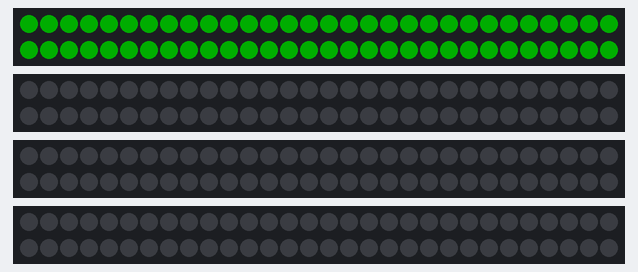
The sketch below on a simulated ATtiny85, built with avr-gcc and run on an emulated ATtiny85. Shown: 4 × 60 RGB LEDs in strip order, left to right, continuing on the next row. Dim RGB values are drawn brighter than linear.

Above: at 13.2 s.
At 18.97 s:
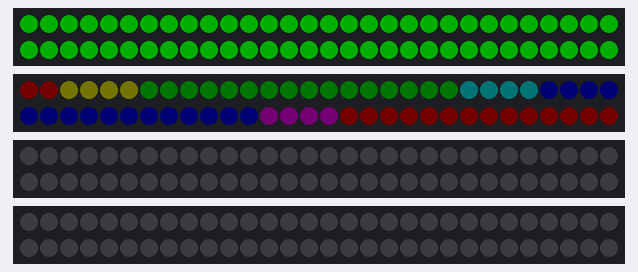
At 22.1 s:
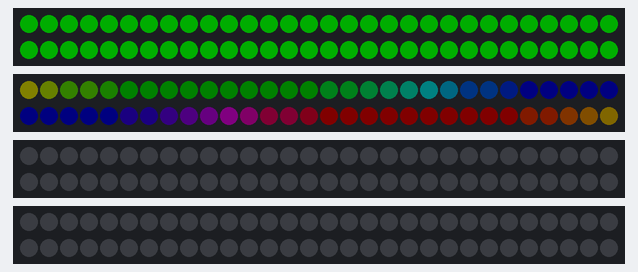
At 26.54 s:
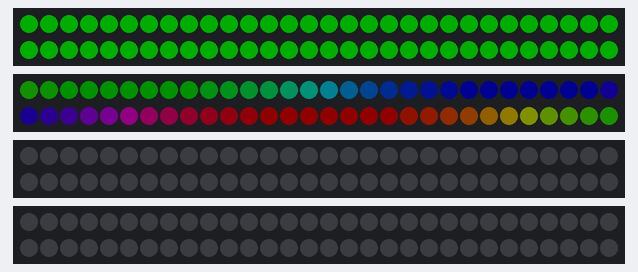
At 30.97 s:
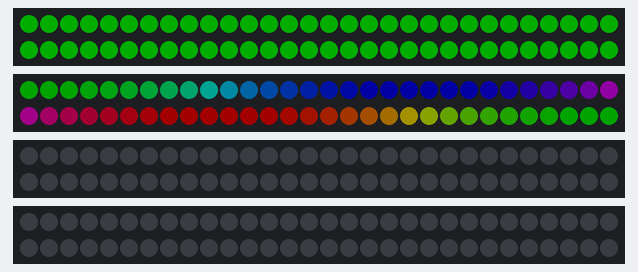
At 39.9 s:
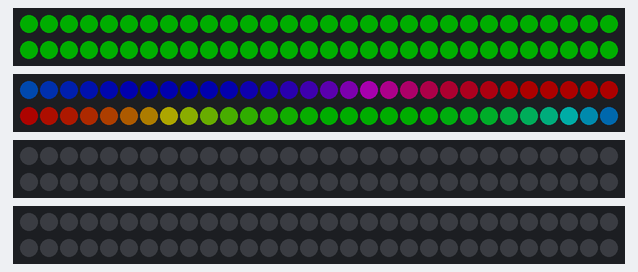

The sketch:

xmas_4string_adafruit_neopixel.ino
```cpp
#include <Adafruit_NeoPixel.h>
#include <Adafruit_NeoPixel.h>
#ifdef __AVR__
 #include <avr/power.h> // Required for 16 MHz Adafruit Trinket
#endif

// Which pin on the Arduino is connected to the NeoPixels?
// On a Trinket or Gemma we suggest changing this to 1:
#define PIN_NEO_PIXEL_1 0 // Arduino pin that connects to NeoPixel 1
#define PIN_NEO_PIXEL_2 5 // Arduino pin that connects to NeoPixel 2
#define PIN_NEO_PIXEL_3 1 // Arduino pin that connects to NeoPixel 3
#define PIN_NEO_PIXEL_4 2 // Arduino pin that connects to NeoPixel 4
#define NUM_PIXELS 60     // The number of LEDs (pixels) on each NeoPixel

Adafruit_NeoPixel strip1(NUM_PIXELS, PIN_NEO_PIXEL_1, NEO_GRB + NEO_KHZ800);
Adafruit_NeoPixel strip2(NUM_PIXELS, PIN_NEO_PIXEL_2, NEO_GRB + NEO_KHZ800);
Adafruit_NeoPixel strip3(NUM_PIXELS, PIN_NEO_PIXEL_3, NEO_GRB + NEO_KHZ800);
Adafruit_NeoPixel strip4(NUM_PIXELS, PIN_NEO_PIXEL_4, NEO_GRB + NEO_KHZ800);

// NeoPixel test program showing use of the WHITE channel for RGBW
// pixels only (won't look correct on regular RGB NeoPixel strips).

// How many NeoPixels are attached to the Arduino?
#define LED_COUNT  60

// NeoPixel brightness, 0 (min) to 255 (max)
#define BRIGHTNESS 50 // Set BRIGHTNESS to about 1/5 (max = 255)


// Argument 1 = Number of pixels in NeoPixel strip
// Argument 2 = Arduino pin number (most are valid)
// Argument 3 = Pixel type flags, add together as needed:
//   NEO_KHZ800  800 KHz bitstream (most NeoPixel products w/WS2812 LEDs)
//   NEO_KHZ400  400 KHz (classic 'v1' (not v2) FLORA pixels, WS2811 drivers)
//   NEO_GRB     Pixels are wired for GRB bitstream (most NeoPixel products)
//   NEO_RGB     Pixels are wired for RGB bitstream (v1 FLORA pixels, not v2)
//   NEO_RGBW    Pixels are wired for RGBW bitstream (NeoPixel RGBW products)

void setup() {
  // These lines are specifically to support the Adafruit Trinket 5V 16 MHz.
  // Any other board, you can remove this part (but no harm leaving it):
#if defined(__AVR_ATtiny85__) && (F_CPU == 16000000)
  clock_prescale_set(clock_div_1);
#endif
  // END of Trinket-specific code.

  strip1.begin();           // INITIALIZE NeoPixel strip object (REQUIRED)
  strip1.show();            // Turn OFF all pixels ASAP
  strip1.setBrightness(BRIGHTNESS);

  strip2.begin();           // INITIALIZE NeoPixel strip object (REQUIRED)
  strip2.show();            // Turn OFF all pixels ASAP
  strip2.setBrightness(BRIGHTNESS);

  strip3.begin();           // INITIALIZE NeoPixel strip object (REQUIRED)
  strip3.show();            // Turn OFF all pixels ASAP
  strip3.setBrightness(BRIGHTNESS + BRIGHTNESS);

  strip4.begin();           // INITIALIZE NeoPixel strip object (REQUIRED)
  strip4.show();            // Turn OFF all pixels ASAP
  strip4.setBrightness(BRIGHTNESS + BRIGHTNESS);
}

void loop() {

  // strip1
  colorWipe(&strip1, strip1.Color(255,   0,   0)     , 50); // Red
  colorWipe(&strip1, strip1.Color(  0, 255,   0)     , 50); // Green
  // colorWipe(&strip1, strip1.Color(  0,   0, 255)     , 50); // Blue
  // colorWipe(&strip1, strip1.Color(  0,   0,   0, 255), 50); // True white (not RGB white)
  // whiteOverRainbow(&strip1, 75, 5);
  // pulseWhite(&strip1, 5);
  // rainbowFade2White(&strip1, 3, 3, 1);


  // strip2
  colorWipe(&strip2, strip2.Color(255,   0,   0)     , 50); // Red
  colorWipe(&strip2, strip2.Color(  0, 255,   0)     , 50); // Green
  // colorWipe(&strip2, strip2.Color(  0,   0, 255)     , 50); // Blue
  // colorWipe(&strip2, strip2.Color(  0,   0,   0, 255), 50); // True white (not RGB white)
  // whiteOverRainbow(&strip2, 75, 5);
  // pulseWhite(&strip2, 5);
  rainbowFade2White(&strip2, 3, 3, 1);

  // strip3
  colorWipe(&strip3, strip3.Color(255,   0,   0)     , 50); // Red
  colorWipe(&strip3, strip3.Color(  0, 255,   0)     , 50); // Green
  // colorWipe(&strip3, strip3.Color(  0,   0, 255)     , 50); // Blue
  // colorWipe(&strip3, strip3.Color(  0,   0,   0, 255), 50); // True white (not RGB white)
  // whiteOverRainbow(&strip3, 75, 5);
  // pulseWhite(&strip3, 5);
  //rainbowFade2White(&strip3, 3, 3, 1);

  // strip4
  colorWipe(&strip4, strip4.Color(255,   0,   0)     , 50); // Red
  colorWipe(&strip4, strip4.Color(  0, 255,   0)     , 50); // Green
  // colorWipe(&strip4, strip4.Color(  0,   0, 255)     , 50); // Blue
  // colorWipe(&strip4, strip4.Color(  0,   0,   0, 255), 50); // True white (not RGB white)
  // whiteOverRainbow(&strip4, 75, 5);
  pulseWhite(&strip4, 5);
  //rainbowFade2White(&strip4, 3, 3, 1);
}

// Fill strip pixels one after another with a color. Strip is NOT cleared
// first; anything there will be covered pixel by pixel. Pass in color
// (as a single 'packed' 32-bit value, which you can get by calling
// strip.Color(red, green, blue) as shown in the loop() function above),
// and a delay time (in milliseconds) between pixels.
void colorWipe(Adafruit_NeoPixel *strip, uint32_t color, int wait) {
  for(int i=0; i<strip->numPixels(); i++) { // For each pixel in strip...
    strip->setPixelColor(i, color);         //  Set pixel's color (in RAM)
    strip->show();                          //  Update strip to match
    delay(wait);                           //  Pause for a moment
  }
}

void whiteOverRainbow(Adafruit_NeoPixel *strip, int whiteSpeed, int whiteLength) {

  if(whiteLength >= strip->numPixels()) whiteLength = strip->numPixels() - 1;

  int      head          = whiteLength - 1;
  int      tail          = 0;
  int      loops         = 3;
  int      loopNum       = 0;
  uint32_t lastTime      = millis();
  uint32_t firstPixelHue = 0;

  for(;;) { // Repeat forever (or until a 'break' or 'return')
    for(int i=0; i<strip->numPixels(); i++) {  // For each pixel in strip...
      if(((i >= tail) && (i <= head)) ||      //  If between head & tail...
         ((tail > head) && ((i >= tail) || (i <= head)))) {
        strip->setPixelColor(i, strip->Color(0, 0, 0, 255)); // Set white
      } else {                                             // else set rainbow
        int pixelHue = firstPixelHue + (i * 65536L / strip->numPixels());
        strip->setPixelColor(i, strip->gamma32(strip->ColorHSV(pixelHue)));
      }
    }

    strip->show(); // Update strip with new contents
    // There's no delay here, it just runs full-tilt until the timer and
    // counter combination below runs out.

    firstPixelHue += 40; // Advance just a little along the color wheel

    if((millis() - lastTime) > whiteSpeed) { // Time to update head/tail?
      if(++head >= strip->numPixels()) {      // Advance head, wrap around
        head = 0;
        if(++loopNum >= loops) return;
      }
      if(++tail >= strip->numPixels()) {      // Advance tail, wrap around
        tail = 0;
      }
      lastTime = millis();                   // Save time of last movement
    }
  }
}

void pulseWhite(Adafruit_NeoPixel *strip, uint8_t wait) {
  for(int j=0; j<256; j++) { // Ramp up from 0 to 255
    // Fill entire strip with white at gamma-corrected brightness level 'j':
    strip->fill(strip->Color(0, 0, 0, strip->gamma8(j)));
    strip->show();
    delay(wait);
  }

  for(int j=255; j>=0; j--) { // Ramp down from 255 to 0
    strip->fill(strip->Color(0, 0, 0, strip->gamma8(j)));
    strip->show();
    delay(wait);
  }
}

void rainbowFade2White(Adafruit_NeoPixel *strip, int wait, int rainbowLoops, int whiteLoops) {
  int fadeVal=0, fadeMax=100;

  // Hue of first pixel runs 'rainbowLoops' complete loops through the color
  // wheel. Color wheel has a range of 65536 but it's OK if we roll over, so
  // just count from 0 to rainbowLoops*65536, using steps of 256 so we
  // advance around the wheel at a decent clip.
  for(uint32_t firstPixelHue = 0; firstPixelHue < rainbowLoops*65536;
    firstPixelHue += 256) {

    for(int i=0; i<strip->numPixels(); i++) { // For each pixel in strip...

      // Offset pixel hue by an amount to make one full revolution of the
      // color wheel (range of 65536) along the length of the strip
      // (strip.numPixels() steps):
      uint32_t pixelHue = firstPixelHue + (i * 65536L / strip->numPixels());

      // strip.ColorHSV() can take 1 or 3 arguments: a hue (0 to 65535) or
      // optionally add saturation and value (brightness) (each 0 to 255).
      // Here we're using just the three-argument variant, though the
      // second value (saturation) is a constant 255.
      strip->setPixelColor(i, strip->gamma32(strip->ColorHSV(pixelHue, 255,
        255 * fadeVal / fadeMax)));
    }

    strip->show();
    delay(wait);

    if(firstPixelHue < 65536) {                              // First loop,
      if(fadeVal < fadeMax) fadeVal++;                       // fade in
    } else if(firstPixelHue >= ((rainbowLoops-1) * 65536)) { // Last loop,
      if(fadeVal > 0) fadeVal--;                             // fade out
    } else {
      fadeVal = fadeMax; // Interim loop, make sure fade is at max
    }
  }

  for(int k=0; k<whiteLoops; k++) {
    for(int j=0; j<256; j++) { // Ramp up 0 to 255
      // Fill entire strip with white at gamma-corrected brightness level 'j':
      strip->fill(strip->Color(0, 0, 0, strip->gamma8(j)));
      strip->show();
    }
    delay(1000); // Pause 1 second
    for(int j=255; j>=0; j--) { // Ramp down 255 to 0
      strip->fill(strip->Color(0, 0, 0, strip->gamma8(j)));
      strip->show();
    }
  }

  delay(500); // Pause 1/2 second
}
```

Measured:
- what the display in image 0 shows lasts 4.9 s, from 13.1 s to 18.0 s
